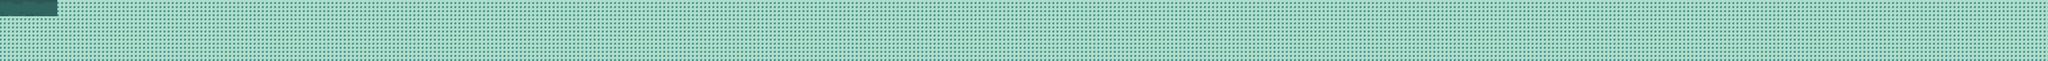

This is a level from a 2D game, rendered from its Tiled map with the project's own tilesets. A one-line summary and the map file follow, with tile-layer data summarised:
An orthogonal 500x15 tile map with 32x32 px tiles, 1 tile layer (Fondo), 2 hidden layers not drawn, 3 tilesets and 17 objects.

<map version="1.0" orientation="orthogonal" renderorder="right-down" width="500" height="15" tilewidth="32" tileheight="32" nextobjectid="20">
 <tileset firstgid="1" name="nido_tiles" tilewidth="32" tileheight="32" tilecount="45" columns="5">
  <image source="nido_tiles.png" width="160" height="288" />
 </tileset>
 <tileset firstgid="46" name="huevoNido" tilewidth="32" tileheight="32" tilecount="1" columns="1">
  <image source="huevoNido.png" width="32" height="35" />
 </tileset>
 <tileset firstgid="47" name="bosque_tiles" tilewidth="32" tileheight="32" tilecount="140" columns="14">
  <image source="bosque_tiles.png" width="448" height="320" />
 </tileset>
 <layer name="Fondo" width="500" height="15">
  <data>[7500 cells, 7500 non-empty, 29 distinct tile ids]</data>
 </layer>
 <layer name="FondoNido" width="500" height="15" visible="0">
  <data>[7500 cells, 36 non-empty, 35 distinct tile ids]</data>
 </layer>
 <layer name="HuevoNido" width="500" height="15" visible="0">
  <data>[7500 cells, 1 non-empty, 1 distinct tile ids]</data>
 </layer>
 <objectgroup name="Limites" visible="0">
  <object id="2" x="15968" y="478">
   <polyline points="0,0 1,-197 -36,-234 -123,-237 -139,-272 -136,-291 2,-290 2,-373 2,-415 -50,-441 -84,-477 -15966,-479 -15967,-3" />
  </object>
 </objectgroup>
 <objectgroup name="Troncos" visible="0">
  <object id="3" x="1155" y="95" width="29" height="33" />
  <object id="4" x="1465" y="239" width="30" height="25" />
  <object id="5" x="1690" y="195" width="32" height="34" />
 </objectgroup>
 <objectgroup name="Dragones" visible="0">
  <object id="6" x="1320" y="44" width="26" height="28" />
  <object id="7" x="1239" y="364" width="29" height="31" />
 </objectgroup>
 <objectgroup name="Huevos" visible="0">
  <object id="8" x="1440" y="147" width="22" height="27" />
  <object id="9" x="1688" y="99" width="24" height="31" />
  <object id="10" x="1683" y="334" width="25" height="27" />
 </objectgroup>
 <objectgroup name="NidoSuelo" visible="0">
  <object id="11" x="15974" y="397" width="23" height="21" />
 </objectgroup>
 <objectgroup name="ModoControl" visible="0">
  <object id="12" x="358" y="70" width="39" height="32" />
  <object id="19" x="554" y="353" width="31" height="32" />
 </objectgroup>
 <objectgroup name="Vidas" visible="0">
  <object id="14" x="563" y="125" width="28" height="29" />
  <object id="15" x="371" y="289" width="36" height="36" />
  <object id="16" x="693" y="53" width="24" height="17" />
 </objectgroup>
 <objectgroup name="RecolectablesInmune" visible="0">
  <object id="17" x="751" y="322" width="34" height="32" />
  <object id="18" x="1305" y="188" width="43" height="32" />
 </objectgroup>
</map>